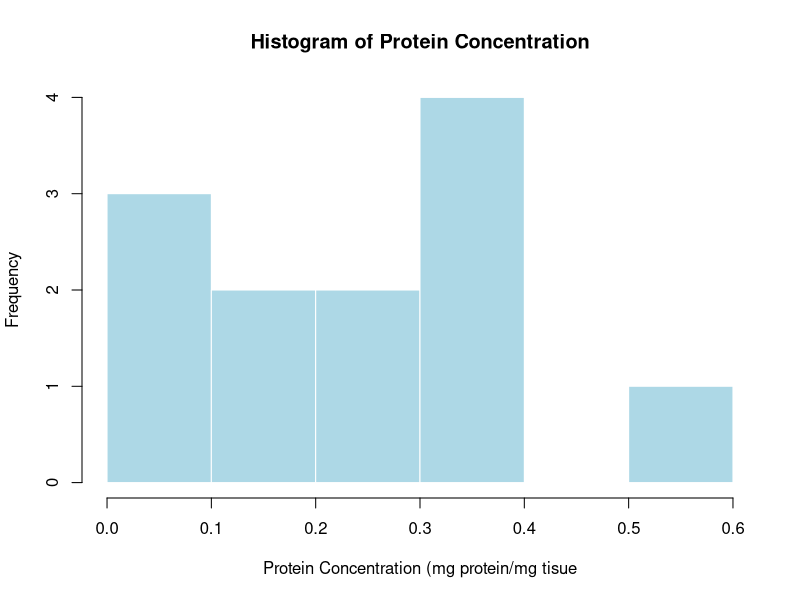

Reproduce this figure in R. (Note: this script raises an error after producing the figure.)
# Import CSV file
protein_data <- read.csv("data/Protein data.csv")
#view data
protein_data
# Inspect the data
head(protein_data)
names(protein_data)
str(protein_data)

#Calculate protein concentration
# The $ symbol means "the column named..." inside a data frame.
protein_data$Concentration <- 
  protein_data$Protein / protein_data$Weight

#viewing calculated concentrations
protein_data

#checking normality
hist( 
  protein_data$Concentration, 
  main = "Histogram of Protein Concentration", 
  xlab = "Protein Concentration (mg protein/mg tisue", 
  col = "lightblue", 
  border = "white" 
  )

qqPlot(protein_data$Concentration, ylab = "Protein Concentration (mg protein/mg tissue)", main = "Q-Q Plot of Protein Concentration")
qqnorm(protein_data$Concentration)
qqline(protein_data$Concentration, col = "red", lwd = 2)

#Shapiro Wilk test
shapiro.test(protein_data$Concentration)

#Execute Hypothesis test
expected <- 0.50

test_result <- t.test( 
  protein_data$Concentration, 
  mu = expected, 
  alternative = "two.sided", 
  con.level = 0.95 
  ) 

test_result

#Boxplot w expected mean & confidence limits
boxplot( 
  protein_data$Concentration, 
  main = "Protein Concentration in Marine Bivalves", 
  ylab = "Protein Concentration (mg protein/mg tissue)", 
  col = "lightblue" 
  ) 

#add expected mean
#albine adds a straight line to a graph
#h means horizontal 
abline( 
  h = expected, 
  col = "red", 
  lwd = 2, 
  lty = 2 
  ) 

#adding 95% confidence limits 
abline( 
  h = test_result$conf.int, 
  col = "darkgreen", 
  lwd = 2, 
  lty = 3 
  ) 

legend( 
  "topright", 
  legend = c("Expected mean = 0.50", "95% confidence limits"), 
  col = c("red", "darkgreen"), 
  lty = c(2, 3), 
  lwd = 2 
  )
view(protein_data)
